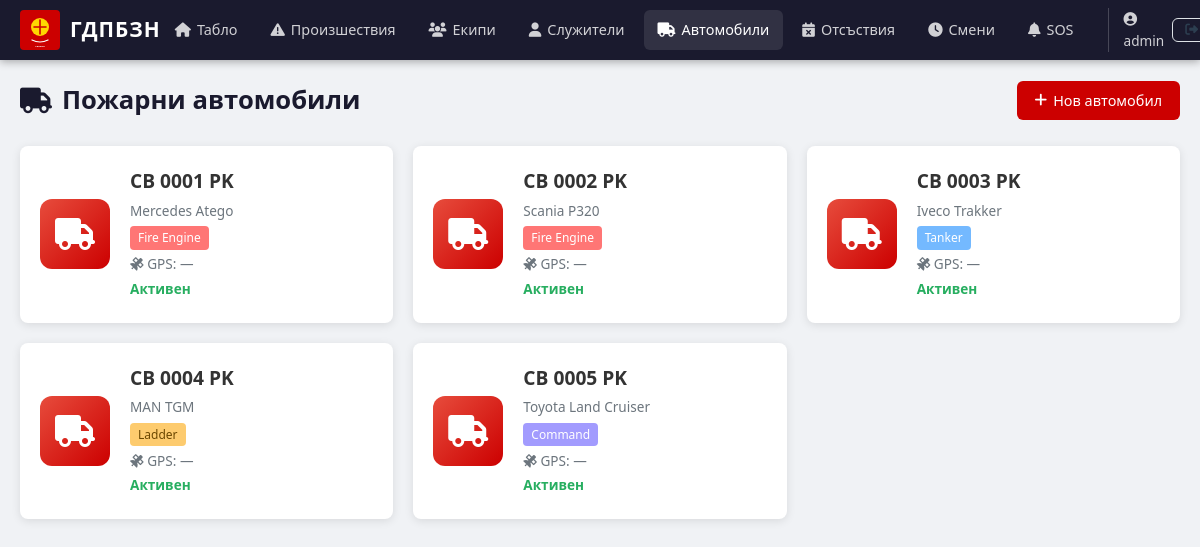
The page /vehicles (signed in) on the database its author committed.
### fire_system/models.py (models this page shows, shortened)
class User(UserMixin, db.Model):
    __tablename__ = 'users'
    id = db.Column(db.Integer, primary_key=True)
    username = db.Column(db.String(64), unique=True, nullable=False)
    email = db.Column(db.String(120), unique=True, nullable=False)
    password_hash = db.Column(db.String(256), nullable=False)
    role = db.Column(db.String(20), default='user')
    created_at = db.Column(db.DateTime, default=datetime.utcnow)
    employee = db.relationship('Employee', backref='user', uselist=False)

class Vehicle(db.Model):
    __tablename__ = 'vehicles'
    id = db.Column(db.Integer, primary_key=True)
    registration = db.Column(db.String(20), unique=True, nullable=False)
    model = db.Column(db.String(100), nullable=False)
    type = db.Column(db.String(50), nullable=False)
    is_active = db.Column(db.Boolean, default=True)
    gps_device_id = db.Column(db.String(100), nullable=True)
    created_at = db.Column(db.DateTime, default=datetime.utcnow)
    team_assignments = db.relationship('TeamAssignment', backref='vehicle', lazy=True)

### fire_system/app.py (the view)
@app.route('/vehicles')
@login_required
def vehicle_list():
    vehicles = Vehicle.query.all()
    return render_template('vehicles.html', vehicles=vehicles)

### fire_system/app.py (called while the page is built)
@login_manager.user_loader
def load_user(user_id):
    return User.query.get(int(user_id))

@app.context_processor
def inject_now():
    return {
        'now': datetime.utcnow(),
        'today': date.today(),
        'active_incidents': Incident.query.filter(
            Incident.status.in_(['reported', 'dispatched', 'on_scene', 'in_progress'])
        ).count()
    }

### fire_system/templates/vehicles.html (shortened to what this page needs)
{% extends "base.html" %}
{% block content %}
<div class="page-header">
    <h1><i class="fas fa-truck"></i> Пожарни автомобили</h1>
    {% if current_user.role == 'admin' %}
    <div class="header-actions">
        <a href="{{ url_for('vehicle_create') }}" class="btn btn-primary">
            <i class="fas fa-plus"></i> Нов автомобил
        </a>
    </div>
    {% endif %}
</div>
<div class="vehicle-grid">
    {% for v in vehicles %}
    <div class="vehicle-card">
        <div class="vehicle-icon">
            <i class="fas fa-truck"></i>
        </div>
        <div class="vehicle-info">
            <h3>{{ v.registration }}</h3>
            <p>{{ v.model }}</p>
            <span class="tag tag-{{ v.type }}">{{ v.type|replace('_', ' ')|title }}</span>
            <p class="vehicle-gps"><i class="fas fa-satellite"></i> GPS: {{ v.gps_device_id or '—' }}</p>
            <p class="vehicle-status {% if v.is_active %}active{% endif %}">
                {{ 'Активен' if v.is_active else 'Неактивен' }}
            </p>
        </div>
    </div>
    {% endfor %}
</div>
{% endblock %}

### fire_system/templates/base.html (shortened to what this page needs)
<!DOCTYPE html>
<html lang="bg">
<head>
    <link rel="stylesheet" href="{{ url_for('static', filename='css/style.css') }}">
    <link rel="stylesheet" href="https://unpkg.com/leaflet@1.9.4/dist/leaflet.css" />
    <link rel="stylesheet" href="https://cdnjs.cloudflare.com/ajax/libs/font-awesome/6.5.1/css/all.min.css">
</head>
<body>
    {% if current_user.is_authenticated %}
    <nav class="navbar">
        <div class="nav-brand">
            <a href="{{ url_for('dashboard') }}">
                <img src="{{ url_for('static', filename='img/logo.svg') }}" alt="ГДПБЗН" height="40">
                <span class="nav-title">ГДПБЗН</span>
            </a>
        </div>
        <div class="nav-menu">
            <a href="{{ url_for('dashboard') }}" class="nav-link {% if request.endpoint == 'dashboard' %}active{% endif %}">
                <i class="fas fa-home"></i> Табло
            </a>
            <a href="{{ url_for('incident_list') }}" class="nav-link {% if request.endpoint and 'incident' in request.endpoint and request.endpoint != 'incident_create' %}active{% endif %}">
                <i class="fas fa-exclamation-triangle"></i> Произшествия
            </a>
            <a href="{{ url_for('team_list') }}" class="nav-link {% if request.endpoint and 'team' in request.endpoint %}active{% endif %}">
                <i class="fas fa-users"></i> Екипи
            </a>
            <a href="{{ url_for('employee_list') }}" class="nav-link {% if request.endpoint and 'employee' in request.endpoint %}active{% endif %}">
                <i class="fas fa-user"></i> Служители
            </a>
            <a href="{{ url_for('vehicle_list') }}" class="nav-link {% if request.endpoint and 'vehicle' in request.endpoint %}active{% endif %}">
                <i class="fas fa-truck"></i> Автомобили
            </a>
            <a href="{{ url_for('absence_list') }}" class="nav-link {% if request.endpoint and 'absence' in request.endpoint %}active{% endif %}">
                <i class="fas fa-calendar-times"></i> Отсъствия
            </a>
            <a href="{{ url_for('shift_list') }}" class="nav-link {% if request.endpoint and 'shift' in request.endpoint %}active{% endif %}">
                <i class="fas fa-clock"></i> Смени
            </a>
            <a href="{{ url_for('sos_list') }}" class="nav-link sos-link {% if request.endpoint and 'sos' in request.endpoint %}active{% endif %}">
                <i class="fas fa-bell"></i> SOS
            </a>
            <div class="nav-user">
                <span class="user-name"><i class="fas fa-user-circle"></i> {{ current_user.username }}</span>
                <a href="{{ url_for('logout') }}" class="btn btn-sm btn-outline"><i class="fas fa-sign-out-alt"></i></a>
            </div>
        </div>
    </nav>
    {% endif %}
    <main class="container">
        {% block content %}{% endblock %}
    </main>
</body>
</html>

### fire_system/static/css/style.css (style rules this page uses)
:root { --primary: #cc0000; --primary-dark: #990000; --primary-light: #ff3333; --secondary: #2c3e50; --secondary-light: #34495e; --success: #27ae60; --warning: #f39c12; --danger: #e74c3c; --info: #2980b9; --dark: #1a1a2e; --light: #f8f9fa; --gray: #6c757d; --border: #dee2e6; --shadow: 0 2px 10px rgba(0,0,0,0.1); --radius: 8px; --transition: all 0.3s ease; }
* { margin: 0; padding: 0; box-sizing: border-box; }
body { font-family: 'Segoe UI', system-ui, -apple-system, sans-serif; background: #f0f2f5; color: #333; line-height: 1.6; }
.container { max-width: 1400px; margin: 0 auto; padding: 20px; }
.navbar { background: var(--dark); color: white; padding: 0 20px; display: flex; align-items: center; justify-content: space-between; height: 60px; position: sticky; top: 0; z-index: 1000; box-shadow: 0 2px 8px rgba(0,0,0,0.3); }
.nav-brand a { display: flex; align-items: center; gap: 10px; color: white; text-decoration: none; }
.nav-title { font-size: 1.3rem; font-weight: 700; letter-spacing: 1px; }
.nav-menu { display: flex; align-items: center; gap: 5px; }
.nav-link { color: rgba(255,255,255,0.8); text-decoration: none; padding: 8px 14px; border-radius: 6px; font-size: 0.9rem; transition: var(--transition); display: flex; align-items: center; gap: 6px; }
.nav-link:hover, .nav-link.active { background: rgba(255,255,255,0.1); color: white; }
.sos-link { animation: sosPulse 2s infinite; }
.nav-user { display: flex; align-items: center; gap: 8px; margin-left: 15px; padding-left: 15px; border-left: 1px solid rgba(255,255,255,0.2); }
.user-name { font-size: 0.85rem; color: rgba(255,255,255,0.8); }
.page-header { display: flex; align-items: center; justify-content: space-between; margin-bottom: 25px; flex-wrap: wrap; gap: 10px; }
.page-header h1 { font-size: 1.6rem; font-weight: 700; color: var(--dark); display: flex; align-items: center; gap: 10px; }
.header-actions { display: flex; gap: 8px; flex-wrap: wrap; }
.btn { display: inline-flex; align-items: center; gap: 6px; padding: 8px 18px; border: none; border-radius: 6px; font-size: 0.9rem; font-weight: 500; cursor: pointer; text-decoration: none; transition: var(--transition); }
.btn-sm { padding: 5px 12px; font-size: 0.8rem; }
.btn-primary { background: var(--primary); color: white; }
.btn-outline { background: transparent; color: var(--secondary); border: 1px solid var(--border); }
.tag { display: inline-block; padding: 2px 8px; border-radius: 4px; font-size: 0.75rem; font-weight: 500; }
.vehicle-grid { display: grid; grid-template-columns: repeat(auto-fill, minmax(300px, 1fr)); gap: 20px; }
.vehicle-card { background: white; border-radius: var(--radius); box-shadow: var(--shadow); padding: 20px; display: flex; gap: 20px; align-items: center; }
.vehicle-icon { width: 70px; height: 70px; border-radius: 12px; background: linear-gradient(135deg, var(--danger), var(--primary)); display: flex; align-items: center; justify-content: center; font-size: 2rem; color: white; }
.vehicle-info h3 { font-size: 1.2rem; }
.vehicle-info p { color: var(--gray); font-size: 0.85rem; margin: 3px 0; }
.tag-fire_engine { background: #ff7675; color: white; }
.tag-tanker { background: #74b9ff; color: white; }
.tag-ladder { background: #fdcb6e; color: #6c4800; }
.tag-command { background: #a29bfe; color: white; }
.vehicle-status { font-weight: 600; }
.vehicle-status.active { color: var(--success); }

### rows shown on the page
User: username "admin"
Vehicle: registration "CB 0001 PK", model "Mercedes Atego", type "Fire Engine", gps_device_id "—", is_active "Активен"
Vehicle: registration "CB 0002 PK", model "Scania P320", type "Fire Engine", gps_device_id "—", is_active "Активен"
Vehicle: registration "CB 0003 PK", model "Iveco Trakker", type "Tanker", gps_device_id "—", is_active "Активен"
Vehicle: registration "CB 0004 PK", model "MAN TGM", type "Ladder", gps_device_id "—", is_active "Активен"
Vehicle: registration "CB 0005 PK", model "Toyota Land Cruiser", type "Command", gps_device_id "—", is_active "Активен"
